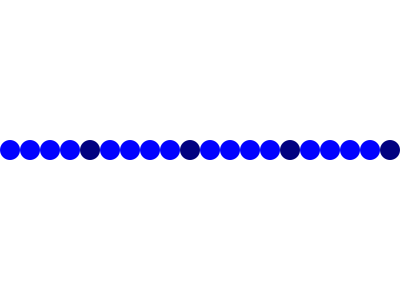
Frame 1 (no input)
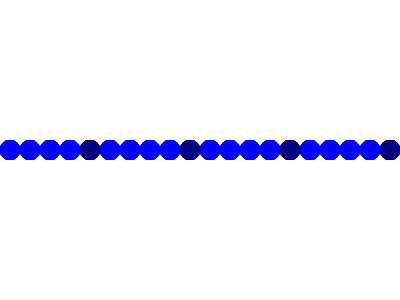
Frame 60 (the mouse pressed at the canvas centre just before this capture)
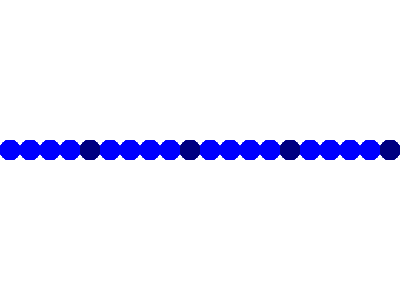
Frame 120 (the mouse held since frame 60 and released just before this capture)

The Processing sketch that drew these frames (run headless with seeded random() and noise(); from frame 60 on, the mouse is pressed at the canvas centre):

// Processing sketch: fp_pg_q_05_07
// ── fp_pg_q_05_07.pde
// 問題 5.7 for 文を用いて直径 20 画素の円を 20 個縦に並べて描画せよ．
void setup() {
  size(400, 300);
  background(255, 255, 255);
}

void draw() {
  int y = height/2;
  int r = 20;
  float init = 10.0;
  noStroke();
  for (float x = ((width/2)-(init*r)) + r/2; x <= ((width/2)+(init*r)) - r/2; x+=20) {
    if((x + 10) % 100 == 0){
      fill(0, 0, 128);
    } else{
      fill(0, 0, 255);
    }
    ellipse(x, y, r, r);
  }
}
